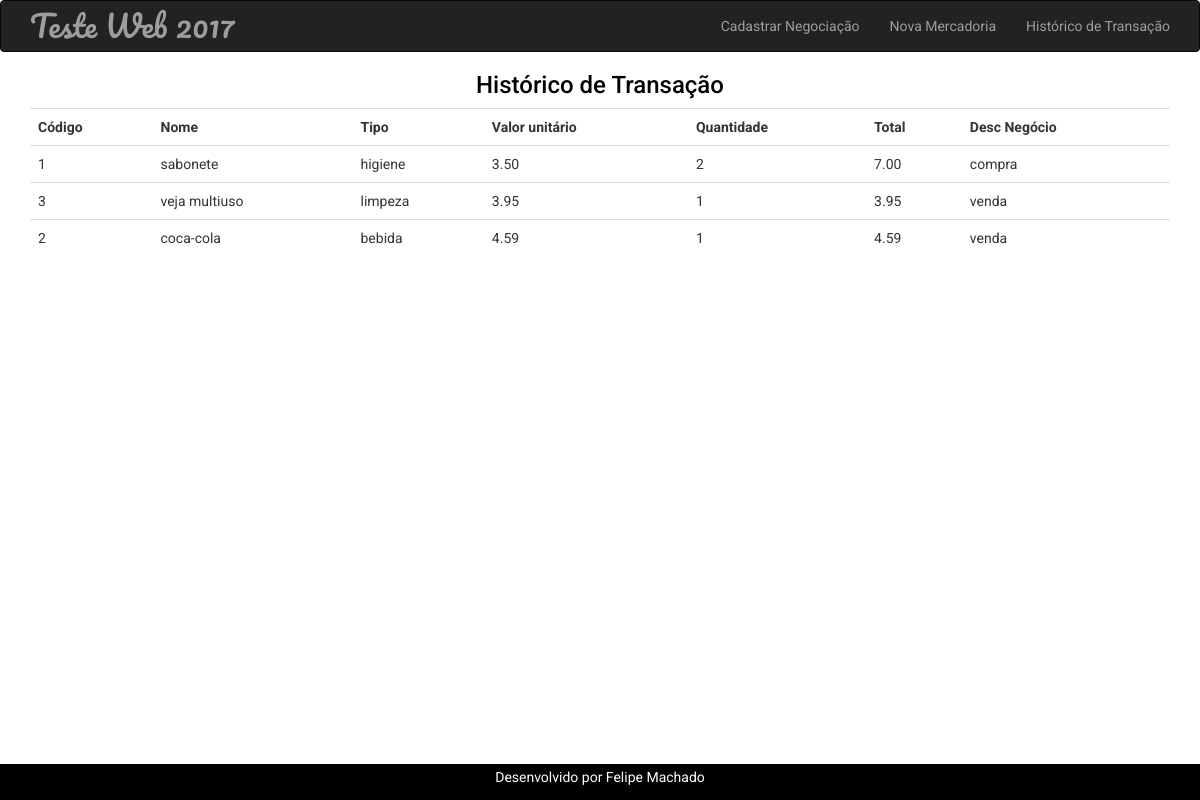
Page /listaNegociacoes.php on the committed database.
### tables this page shows
CREATE TABLE `tb_negociacao` (
  `cd_negociacao` int(11) NOT NULL,
  `qtd_mercadoria` int(11) NOT NULL,
  `tp_negociacao` varchar(10) DEFAULT NULL,
  `vl_total` decimal(9,2) NOT NULL,
  `cd_mercadoria` int(11) NOT NULL
);

CREATE TABLE `tb_mercadoria` (
  `cd_mercadoria` int(11) NOT NULL,
  `tp_mercadoria` varchar(20) NOT NULL,
  `nm_mercadoria` varchar(80) NOT NULL,
  `vl_mercadoria` decimal(9,2) NOT NULL
);

### classes/Negociacao.class.php (called while the page is built, shortened)
<?php
require_once 'Conecta.class.php';
class Negociacao {
    private $con;
    public function __construct(){
        $this->con = new Conecta();
    }
        public function querySelect(){
        try{
            $cst = $this->con->conectar()->prepare("SELECT tb_mercadoria.cd_mercadoria, nm_mercadoria, tp_mercadoria, vl_mercadoria, qtd_mercadoria, vl_total, tp_negociacao  "
                    . "FROM tb_negociacao, tb_mercadoria "
                    . "WHERE tb_mercadoria.cd_mercadoria = tb_negociacao.cd_mercadoria ORDER BY cd_negociacao ASC;");
            $cst->execute();
            return $cst->fetchAll();
        } catch (PDOException $ex) {
            return 'erro '.$ex->getMessage();
        }
    }
}

### classes/Conecta.class.php (called while the page is built)
<?php
class Conecta {
        private $usuario;
        private $senha;
        private $banco;
        private $servidor;
        private static $pdo;
        function __construct() {
            $this->usuario = "root";
            $this->senha = "";
            $this->banco = "testeweb";
            $this->servidor = "localhost";
        }
        public function conectar() {
            try{
                if(is_null(self::$pdo)){
                    self::$pdo = new PDO("mysql:host=".$this->servidor.";dbname=".$this->banco, $this->usuario, $this->senha);
                }
                return self::$pdo;
            } catch (PDOException $ex) {
                echo $ex->getMessage();
            }
        }
}

### listaNegociacoes.php (the view, shortened to what this page needs)
<!DOCTYPE html>
<html>
    <head>
        <link rel="stylesheet" type="text/css" href="bootstrap\bootstrap-3.3.7-dist\css\bootstrap.css">
        <link rel="stylesheet" type="text/css" href="css/estilo.css">
    </head>
    <body>
        <header>
                <nav class="navbar navbar-inverse ">
                    <div class="container">
                        <div class="navbar-header">
                            <a class="navbar-brand" href="#">
                                Teste Web 2017
                            </a>
                        </div>
                        <ul class="nav navbar-nav navbar-right">
                            <li><a href="index.php">Cadastrar Negociação</a></li>
                            <li><a href="novaMercadoria.php">Nova Mercadoria</a></li>
                            <li><a href="l#">Histórico de Transação</a></li>
                        </ul>
                    </div>
                </nav>
        </header>
        <main>
            <center><h3 class="fundo-branco">Histórico de Transação</h3></center>
            <div class="container-fluid">
                <div class="container">
                    <section>
                        <table class="table">
                            <tr>
                                <th>Código</th>
                                <th>Nome</th>
                                <th>Tipo</th>
                                <th>Valor unitário</th>
                                <th>Quantidade</th>
                                <th>Total</th>
                                <th>Desc Negócio</th>
                            </tr>
                            <?php
                                require_once 'classes/Conecta.class.php';
                                require_once 'classes/Negociacao.class.php';
                                $neg = new Negociacao();
                                foreach ($neg->querySelect() as $pesq) {
                            ?>
                            <tr>
                                <td><?= $pesq['cd_mercadoria']?></td>
                                <td><?= $pesq['nm_mercadoria']?></td>
                                <td><?= $pesq['tp_mercadoria']?></td>
                                <td><?= $pesq['vl_mercadoria']?></td>
                                <td><?= $pesq['qtd_mercadoria']?></td>
                                <td><?= $pesq['vl_total']?></td>
                                <td><?= $pesq['tp_negociacao']?></td>
                            </tr>
                            <?php } ?>
                        </table>
                    </section>
                </div>
            </div>
        </main>
        <footer class="fixo">
                <div class="footer-copyright">
                    <div class="container">
                        <center><p>Desenvolvido por Felipe Machado</p></center>
                    </div>
                </div>
            </footer>
    </body>
</html>

### css/estilo.css (style rules this page uses)
html, body { height:100%; }
body { font-family: 'Roboto', sans-serif; }
.navbar-brand { font-family: 'Pacifico', sans-serif; font-size: 30px; }
label, h3 { color: #dff0d8; }
.fundo-branco { color: black; }
footer { width:100%; align-text: center; background-color: #000; padding-top: 3px; padding-bottom: 3px; color: #fff; }
.fixo { position:absolute; bottom:0; }

### rows in the picture
tb_negociacao: tb_mercadoria.cd_mercadoria "1", tb_mercadoria.nm_mercadoria "sabonete", tb_mercadoria.tp_mercadoria "higiene", tb_mercadoria.vl_mercadoria "3.50", qtd_mercadoria "2", vl_total "7.00", tp_negociacao "compra"
tb_negociacao: tb_mercadoria.cd_mercadoria "3", tb_mercadoria.nm_mercadoria "veja multiuso", tb_mercadoria.tp_mercadoria "limpeza", tb_mercadoria.vl_mercadoria "3.95", qtd_mercadoria "1", vl_total "3.95", tp_negociacao "venda"
tb_negociacao: tb_mercadoria.cd_mercadoria "2", tb_mercadoria.nm_mercadoria "coca-cola", tb_mercadoria.tp_mercadoria "bebida", tb_mercadoria.vl_mercadoria "4.59", qtd_mercadoria "1", vl_total "4.59", tp_negociacao "venda"
